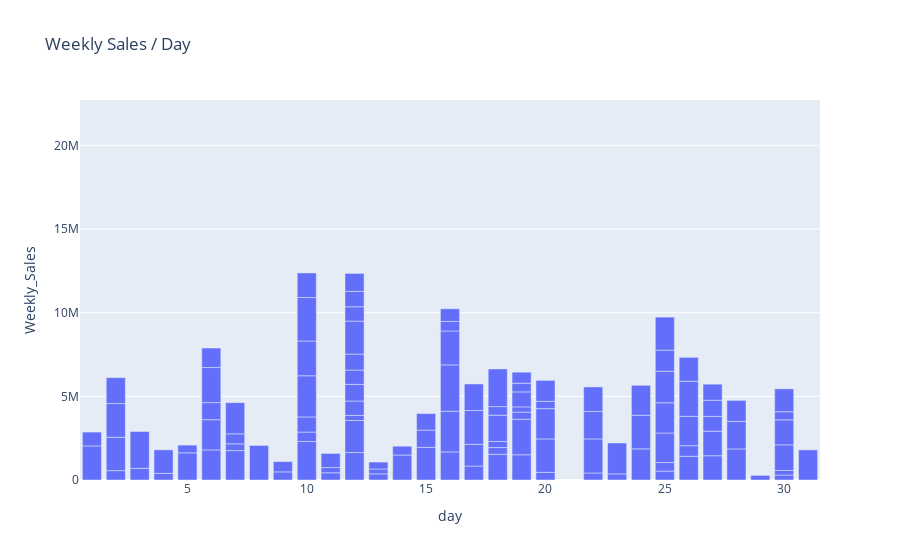

Write notebook code for a chart like this one.
### Code cell
fig = px.bar(df, x='day', y='Weekly_Sales', title='Weekly Sales / Day')
fig.show()

### Figure 1 — Plotly figure (JSON) as saved in the notebook; plotly's stock layout.template omitted (floating-point values rounded to 4 significant figures; data arrays with more than 128 entries replaced by an {"elided": "..."} marker saying what was removed)
{"data": [{"alignmentgroup": "True", "hovertemplate": "day=%{x}<br>Weekly_Sales=%{y}<extra></extra>", "legendgroup": "", "marker": {"color": "#636efa", "pattern": {"shape": ""}}, "name": "", "offsetgroup": "", "orientation": "v", "showlegend": false, "textposition": "auto", "type": "bar", "x": {"elided": "136 int values"}, "xaxis": "x", "y": {"elided": "136 float values"}, "yaxis": "y"}], "layout": {"barmode": "relative", "legend": {"tracegroupgap": 0}, "title": {"text": "Weekly Sales / Day"}, "xaxis": {"anchor": "y", "domain": [0, 1], "title": {"text": "day"}}, "yaxis": {"anchor": "x", "domain": [0, 1], "title": {"text": "Weekly_Sales"}}}}
